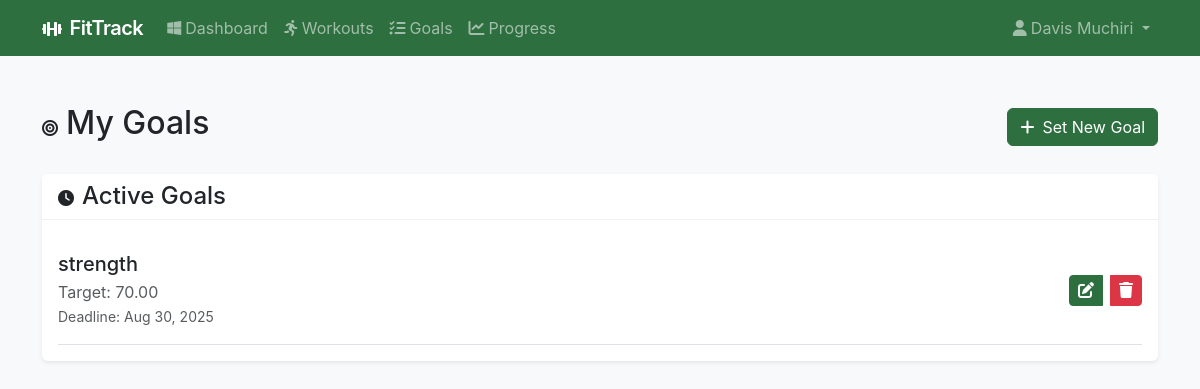
/workouts/goals/ (signed in), run on the app's committed database.
### workouts/models.py (models this page shows, shortened)
class Goal(models.Model):
    GOAL_TYPES = [
        ('distance', 'Distance'),
        ('weight_loss', 'Weight Loss'),
        ('workout_frequency', 'Workout Frequency'),
        ('strength', 'Strength'),
        ('endurance', 'Endurance'),
    ]
    user = models.ForeignKey(User, on_delete=models.CASCADE, related_name='goals')
    goal_type = models.CharField(max_length=20, choices=GOAL_TYPES)
    target_value = models.DecimalField(max_digits=8, decimal_places=2)
    current_progress = models.DecimalField(max_digits=8, decimal_places=2, default=0)
    deadline = models.DateField()
    created_at = models.DateTimeField(auto_now_add=True)
    updated_at = models.DateTimeField(auto_now=True)
    class Meta:
        ordering = ['deadline']

### workouts/views.py (the view)
# urls.py: path('goals/', views.goal_list, name='goal_list'),
@login_required
def goal_list(request):
    today = timezone.now().date()
    active_goals = Goal.objects.filter(user=request.user, deadline__gte=today).order_by('deadline')
    completed_goals = Goal.objects.filter(user=request.user, deadline__lt=today).order_by('-deadline')
    return render(request, 'workouts/goal_list.html', {
        'active_goals': active_goals,
        'completed_goals': completed_goals
    })

### templates/workouts/goal_list.html (shortened to what this page needs)
{% extends "base.html" %}
{% load crispy_forms_tags %}
{% block content %}
<div class="container py-4">
    <div class="d-flex justify-content-between align-items-center mb-4">
        <h2><i class="fas fa-bullseye me-2"></i>My Goals</h2>
        <a href="{% url 'workouts:goal_add' %}" class="btn btn-primary">
            <i class="fas fa-plus me-2"></i>Set New Goal
        </a>
    </div>
    <div class="card border-0 shadow-sm mb-4">
        <div class="card-header bg-white">
            <h4 class="mb-0"><i class="fas fa-clock me-2"></i>Active Goals</h4>
        </div>
        <div class="card-body">
            {% if active_goals %}
                {% for goal in active_goals %}
                    <div class="d-flex justify-content-between align-items-center border-bottom py-3">
                        <div>
                            <h5 class="mb-1">{{ goal.goal_type }}</h5>
                            <p class="text-muted mb-0">Target: {{ goal.target_value }}</p>
                            <small class="text-muted">Deadline: {{ goal.deadline|date:"M d, Y" }}</small>
                        </div>
                        <div class="btn-group flex gap-2">
                            <a href="{% url 'workouts:goal_edit' goal.pk %}" class="btn btn-primary btn-sm">
                                <i class="fas fa-edit"></i>
                            </a>
                            <a href="{% url 'workouts:goal_delete' goal.pk %}" class="btn btn-danger btn-sm">
                                <i class="fas fa-trash"></i>
                            </a>
                        </div>
                    </div>
                {% endfor %}
            {% else %}
                <p class="text-muted mb-0">No active goals. Set a new goal to start tracking your progress!</p>
            {% endif %}
        </div>
    </div>
</div>
{% endblock %}

### templates/base.html (shortened to what this page needs)
<!DOCTYPE html>
<html lang="en">
<head>
    <link href="https://cdn.jsdelivr.net/npm/bootstrap@5.3.0/dist/css/bootstrap.min.css" rel="stylesheet">
    <link href="https://cdnjs.cloudflare.com/ajax/libs/font-awesome/6.0.0/css/all.min.css" rel="stylesheet">
    {% load static %}
        <link href="{% static 'css/style.css' %}" rel="stylesheet">
</head>
<body class="bg-light">
    <nav class="navbar navbar-expand-lg navbar-dark bg-primary">
        <div class="container">
            <a class="navbar-brand" href="{% url 'workouts:dashboard' %}">
                <i class="fas fa-dumbbell me-2"></i>FitTrack
            </a>
            <div class="collapse navbar-collapse" id="navbarNav">
                {% if user.is_authenticated %}
                    <ul class="navbar-nav me-auto">
                        <li class="nav-item">
                            <a class="nav-link" href="{% url 'workouts:dashboard' %}">
                                <i class="fa-brands fa-windows me-1"></i>Dashboard
                            </a>
                        </li>
                        <li class="nav-item">
                            <a class="nav-link" href="{% url 'workouts:workout_list' %}">
                                <i class="fas fa-running me-1"></i>Workouts
                            </a>
                        </li>
                        <li class="nav-item">
                            <a class="nav-link" href="{% url 'workouts:goal_list' %}">
                                <i class="fa-solid fa-list-check me-1"></i>Goals
                            </a>
                        </li>
                        <li class="nav-item">
                            <a class="nav-link" href="{% url 'workouts:progress_list' %}">
                                <i class="fas fa-chart-line me-1"></i>Progress
                            </a>
                        </li>
                    </ul>
                    <ul class="navbar-nav">
                        <li class="nav-item dropdown">
                            <a class="nav-link dropdown-toggle" href="#" id="userDropdown" role="button" data-bs-toggle="dropdown">
                                <i class="fas fa-user me-1"></i>{{ user.get_full_name|default:user.username }}
                            </a>
                        </li>
                    </ul>
                {% endif %}
            </div>
        </div>
    </nav>
    <main class="py-4">
        {% block content %}{% endblock %}
    </main>
</body>
</html>

### static/css/style.css (style rules this page uses)
:root { --primary-color: #2E6F40; --secondary-color: #253D2C; --success-color: #68BA7F; --warning-color: #f59e0b; --danger-color: #ef4444; --light-bg: #CFFFDC; --dark-bg: #253D2C; }
* { font-size:16px; }
body { background-color: var(--light-bg); font-family: 'Inter', system-ui, -apple-system, sans-serif; }
.navbar { background-color: var(--primary-color) !important; }
.navbar-brand { font-weight: 600; letter-spacing: -0.025em; }
.card { border: none; box-shadow: 0 1px 3px 0 rgb(0 0 0 / 0.1), 0 1px 2px -1px rgb(0 0 0 / 0.1); transition: all 0.3s ease; }
.card-header { background-color: #fff; border-bottom: 1px solid rgba(0, 0, 0, 0.05); }
.btn-primary { background-color: var(--primary-color); border-color: var(--primary-color); }

### data on the page
Goal: goal_type "strength", target_value "70.00", deadline "Aug 30, 2025"

### other printed values
{{ user.get_full_name|default:user.username }} "Davis Muchiri"
